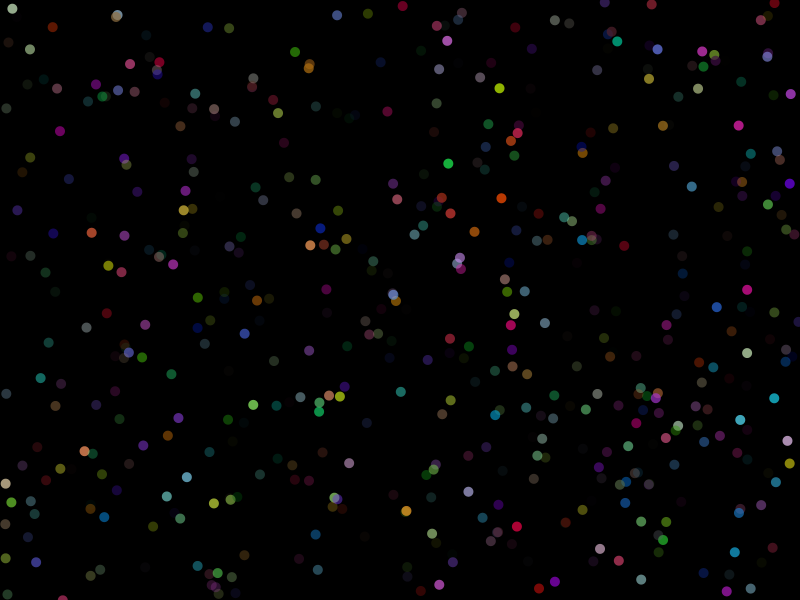
Frame 1 (no input)
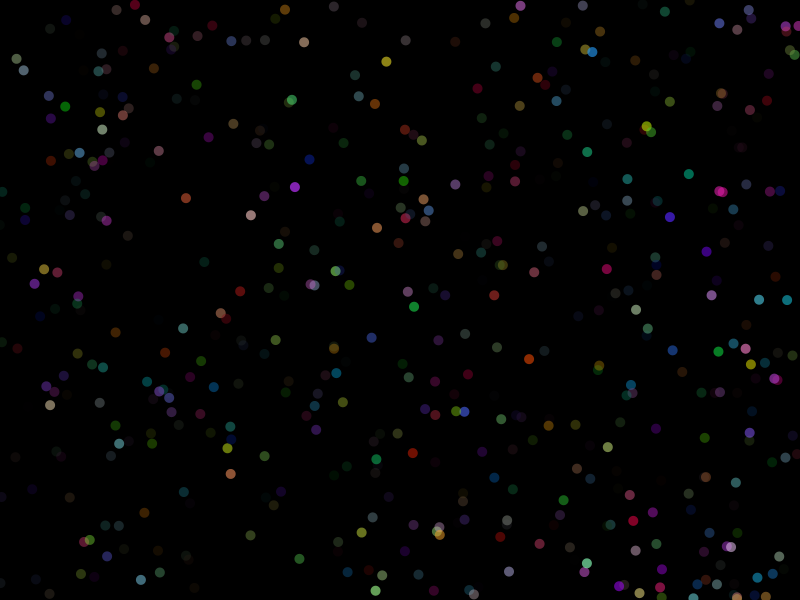
Frame 60 (the mouse pressed at the canvas centre just before this capture)
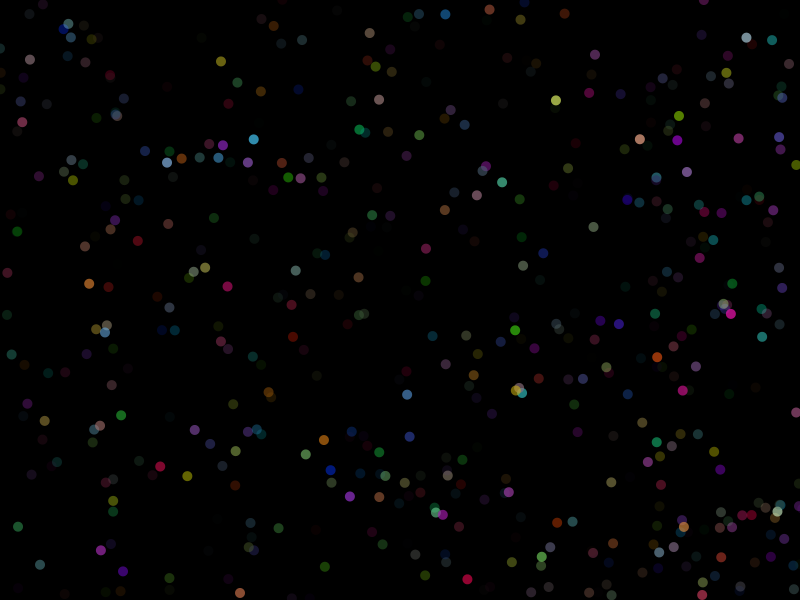
Frame 120 (the mouse held since frame 60 and released just before this capture)

The Processing sketch that drew these frames (run headless with seeded random() and noise(); from frame 60 on, the mouse is pressed at the canvas centre):

// Processing sketch: particulas
// ── particulas.pde
import java.util.*;
import java.util.stream.*;
import java.util.concurrent.atomic.AtomicLong;

List<Particula> particulas = new ArrayList<>();
int maximoParticulas = 500;

// Gerador de Stream
Stream<Particula> fluxoParticula;
Iterator<Particula> iteradorParticula;

void setup() {
  size(800, 600);
  background(0);
  
  fluxoParticula = Stream.iterate(0, n -> n + 1).map(n -> gerarParticulaAleatoria());
  iteradorParticula = fluxoParticula.iterator();
}

void draw() {
  background(0, 25); // Efeito de trilha //<>//

  // Adiciona novas particulas até atingir o maximo
  while (particulas.size() < maximoParticulas && iteradorParticula.hasNext()) {
    Particula novaParticula = iteradorParticula.next();
    particulas.add(novaParticula);
  }

  // Atualiza e exibe todas as particulas usando Streams
  particulas.stream()
            .map(p -> { p.atualizar(); return p; })
            .forEach(Particula::exibir);

  // Remove particulas que atendem a determinada condicao (exemplo: duracaoVida > 0) usando filter
  particulas = particulas.stream()
            .filter(p -> p.duracaoVida > 0)
            .collect(Collectors.toList());
}

Particula gerarParticulaAleatoria() {
  PVector pos = new PVector(random(width), random(height));
  PVector vel = PVector.random2D().mult(random(1, 3));
  color corAleatoria = color(random(255), random(255), random(255), 200);
  return new Particula(pos, vel, corAleatoria);
}

// ── particula.pde
class Particula {
  PVector posicao;
  PVector velocidade;
  color cor;
  int duracaoVida;

  Particula(PVector posicao, PVector velocidade, color cor) {
    this.posicao = posicao;
    this.velocidade = velocidade;
    this.cor = cor;
    duracaoVida = int(random(255));
  }

  void atualizar() {
    posicao.add(velocidade);
    duracaoVida--;
    
    // Reflexao nas bordas
    if (posicao.x < 0 || posicao.x > width)  velocidade.x *= -1;
    if (posicao.y < 0 || posicao.y > height) velocidade.y *= -1;
    
  }
  
  void remover(){
    particulas.remove(particulas.indexOf(this));
  }
  
  void exibir() {
    fill(cor, duracaoVida);
    noStroke();
    ellipse(posicao.x, posicao.y, 10, 10);
  }
}
